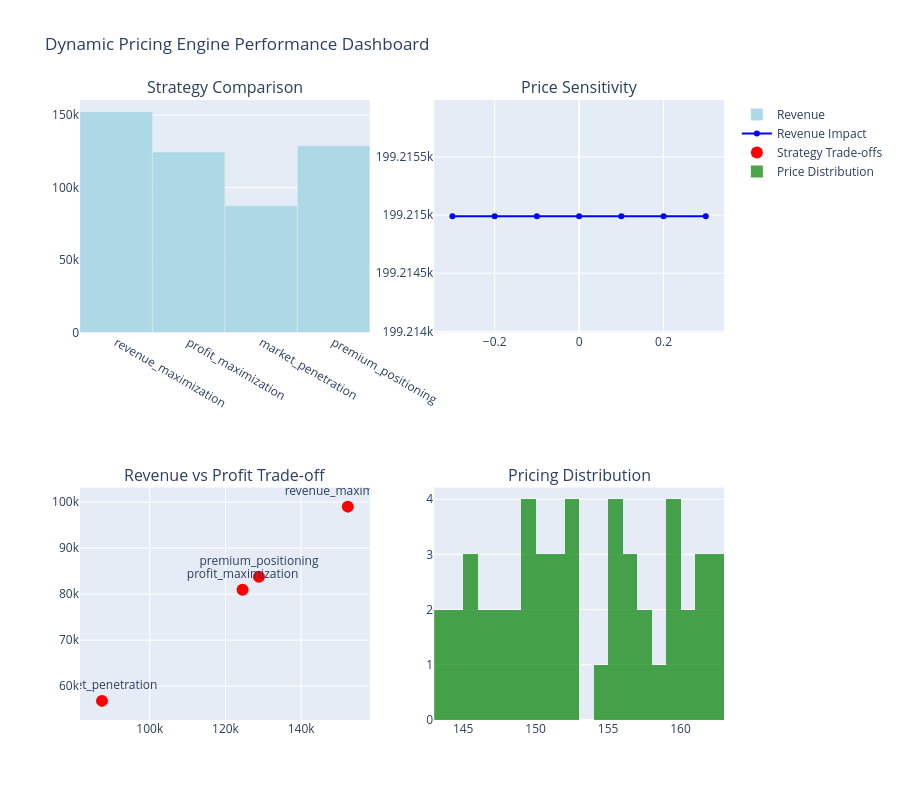

The cell this chart's notebook holds for it:
### Code cell
import pandas as pd
import numpy as np
import sys
sys.path.append('../src')
from pricing_engine import DynamicPricingEngine
import plotly.graph_objects as go
from plotly.subplots import make_subplots

# Initialize the pricing engine
engine = DynamicPricingEngine(
    '../src/models/demand_model.pkl',
    '../src/models/feature_columns.pkl'
)

# Load test data
df = pd.read_csv('../data/processed/hotel_bookings_processed.csv')
test_sample = df.sample(100, random_state=42)  # Random sample for testing

print("🚀 Testing Dynamic Pricing Engine")
print("=" * 50)

# =============================================================================
# 1. TEST DIFFERENT STRATEGIES
# =============================================================================

strategies = ['revenue_maximization', 'profit_maximization', 
              'market_penetration', 'premium_positioning']

strategy_results = {}

for strategy in strategies:
    results = engine.batch_pricing(
        test_sample, 
        strategy=strategy,
        constraints={'min_price': 40, 'max_price': 600, 'cost_per_night': 35}
    )
    
    strategy_results[strategy] = {
        'avg_price': results['recommended_price'].mean(),
        'total_revenue': results['expected_revenue'].sum(),
        'total_profit': results['expected_profit'].sum(),
        'avg_margin': results['profit_margin'].mean()
    }

print("\n📊 STRATEGY COMPARISON")
print("-" * 30)
comparison_df = pd.DataFrame(strategy_results).T
print(comparison_df.round(2))

# =============================================================================
# 2. PRICE SENSITIVITY ANALYSIS
# =============================================================================

print("\n📈 PRICE SENSITIVITY ANALYSIS")
print("-" * 30)

sensitivity_results = engine.simulate_pricing_impact(
    test_sample.head(20),
    price_changes=[-0.3, -0.2, -0.1, 0, 0.1, 0.2, 0.3],
    strategy='revenue_maximization'
)

print(sensitivity_results.round(2))

# =============================================================================
# 3. SEGMENT-BASED ANALYSIS
# =============================================================================

print("\n🏨 SEGMENT-BASED ANALYSIS")
print("-" * 30)

# FIX: Analyze different hotel types properly
hotel_analysis = []

for hotel_type in test_sample['hotel'].unique():
    hotel_data = test_sample[test_sample['hotel'] == hotel_type]
    
    if len(hotel_data) > 0:
        # Take up to 10 samples per hotel type
        sample_data = hotel_data.head(10) if len(hotel_data) >= 10 else hotel_data
        
        # Get pricing results for this hotel type
        pricing_results = engine.batch_pricing(sample_data)
        
        # Calculate summary metrics
        hotel_summary = {
            'hotel': hotel_type,
            'sample_size': len(sample_data),
            'recommended_price': pricing_results['recommended_price'].mean(),
            'expected_revenue': pricing_results['expected_revenue'].sum(),
            'profit_margin': pricing_results['profit_margin'].mean()
        }
        
        hotel_analysis.append(hotel_summary)

# Convert to DataFrame
segment_summary = pd.DataFrame(hotel_analysis).set_index('hotel').round(2)

print("Hotel Type Analysis:")
print(segment_summary)


# =============================================================================
# 4. VISUALIZATIONS
# =============================================================================

# Create comprehensive dashboard
fig = make_subplots(
    rows=2, cols=2,
    subplot_titles=['Strategy Comparison', 'Price Sensitivity', 
                   'Revenue vs Profit Trade-off', 'Pricing Distribution'],
    specs=[[{"secondary_y": False}, {"secondary_y": False}],
           [{"secondary_y": False}, {"secondary_y": False}]]
)

# Plot 1: Strategy Comparison
strategies_list = list(strategy_results.keys())
revenues = [strategy_results[s]['total_revenue'] for s in strategies_list]
profits = [strategy_results[s]['total_profit'] for s in strategies_list]

fig.add_trace(
    go.Bar(x=strategies_list, y=revenues, name='Revenue', 
           marker_color='lightblue'),
    row=1, col=1
)

# Plot 2: Price Sensitivity
fig.add_trace(
    go.Scatter(
        x=sensitivity_results['price_change'], 
        y=sensitivity_results['total_revenue'],
        mode='lines+markers', 
        name='Revenue Impact',
        line=dict(color='blue')
    ),
    row=1, col=2
)

# Plot 3: Revenue vs Profit Trade-off
fig.add_trace(
    go.Scatter(
        x=revenues, y=profits,
        mode='markers+text',
        text=strategies_list,
        textposition="top center",
        name='Strategy Trade-offs',
        marker=dict(size=12, color='red')
    ),
    row=2, col=1
)

# Plot 4: Price Distribution
sample_results = engine.batch_pricing(test_sample.head(50))
fig.add_trace(
    go.Histogram(
        x=sample_results['recommended_price'],
        nbinsx=20,
        name='Price Distribution',
        marker_color='green',
        opacity=0.7
    ),
    row=2, col=2
)

fig.update_layout(
    height=800, 
    showlegend=True,
    title_text="Dynamic Pricing Engine Performance Dashboard"
)

fig.show()

# =============================================================================
# 5. SAVE RESULTS
# =============================================================================

# Save all results for further analysis
results_summary = {
    'strategy_comparison': comparison_df,
    'price_sensitivity': sensitivity_results,
    'test_sample_pricing': sample_results
}

# Save to files
comparison_df.to_csv('../data/processed/strategy_comparison.csv')
sensitivity_results.to_csv('../data/processed/price_sensitivity_analysis.csv')
sample_results.to_csv('../data/processed/sample_pricing_results.csv')

print("\n✅ All results saved to data/processed/")
print("\n🎯 Key Insights:")
print(f"1. Best strategy for revenue: {comparison_df['total_revenue'].idxmax()}")
print(f"2. Best strategy for profit: {comparison_df['total_profit'].idxmax()}")
print(f"3. Most price-sensitive change: {sensitivity_results.loc[sensitivity_results['total_revenue'].idxmax(), 'price_change']}")
print(f"4. Average recommended price: ${sample_results['recommended_price'].mean():.2f}")

### Figure 1 — Plotly figure (JSON) as saved in the notebook; plotly's stock layout.template omitted (floating-point values rounded to 4 significant figures)
{"data": [{"marker": {"color": "lightblue"}, "name": "Revenue", "type": "bar", "x": ["revenue_maximization", "profit_maximization", "market_penetration", "premium_positioning"], "xaxis": "x", "y": [152300.0, 124500.0, 87370.0, 128900.0], "yaxis": "y"}, {"line": {"color": "blue"}, "mode": "lines+markers", "name": "Revenue Impact", "type": "scatter", "x": [-0.3, -0.2, -0.1, 0, 0.1, 0.2, 0.3], "xaxis": "x2", "y": [199200.0, 199200.0, 199200.0, 199200.0, 199200.0, 199200.0, 199200.0], "yaxis": "y2"}, {"marker": {"color": "red", "size": 12}, "mode": "markers+text", "name": "Strategy Trade-offs", "text": ["revenue_maximization", "profit_maximization", "market_penetration", "premium_positioning"], "textposition": "top center", "type": "scatter", "x": [152300.0, 124500.0, 87370.0, 128900.0], "xaxis": "x3", "y": [99020.0, 80940.0, 56790.0, 83750.0], "yaxis": "y3"}, {"marker": {"color": "green"}, "name": "Price Distribution", "nbinsx": 20, "opacity": 0.7, "type": "histogram", "x": [157.5, 145.6, 157.9, 158.9, 147.6, 152.1, 146.4, 159.4, 162.6, 152.4, 143.4, 161.6, 150.3, 147.1, 151.5, 160.2, 161.9, 148.3, 162.6, 152.7, 154.2, 144.5, 152.7, 149.6, 150.3, 159.5, 146.0, 155.5, 156.3, 162.5, 145.8, 143.9, 151.3, 156.4, 159.1, 159.5, 151.9, 149.2, 155.9, 147.0, 156.9, 150.6, 149.3, 160.2, 148.3, 155.5, 155.7, 145.0, 161.6, 149.5], "xaxis": "x4", "yaxis": "y4"}], "layout": {"annotations": [{"font": {"size": 16}, "showarrow": false, "text": "Strategy Comparison", "x": 0.225, "xanchor": "center", "xref": "paper", "y": 1, "yanchor": "bottom", "yref": "paper"}, {"font": {"size": 16}, "showarrow": false, "text": "Price Sensitivity", "x": 0.775, "xanchor": "center", "xref": "paper", "y": 1, "yanchor": "bottom", "yref": "paper"}, {"font": {"size": 16}, "showarrow": false, "text": "Revenue vs Profit Trade-off", "x": 0.225, "xanchor": "center", "xref": "paper", "y": 0.375, "yanchor": "bottom", "yref": "paper"}, {"font": {"size": 16}, "showarrow": false, "text": "Pricing Distribution", "x": 0.775, "xanchor": "center", "xref": "paper", "y": 0.375, "yanchor": "bottom", "yref": "paper"}], "height": 800, "showlegend": true, "title": {"text": "Dynamic Pricing Engine Performance Dashboard"}, "xaxis": {"anchor": "y", "domain": [0, 0.45]}, "xaxis2": {"anchor": "y2", "domain": [0.55, 1]}, "xaxis3": {"anchor": "y3", "domain": [0, 0.45]}, "xaxis4": {"anchor": "y4", "domain": [0.55, 1]}, "yaxis": {"anchor": "x", "domain": [0.625, 1]}, "yaxis2": {"anchor": "x2", "domain": [0.625, 1]}, "yaxis3": {"anchor": "x3", "domain": [0, 0.375]}, "yaxis4": {"anchor": "x4", "domain": [0, 0.375]}}}
